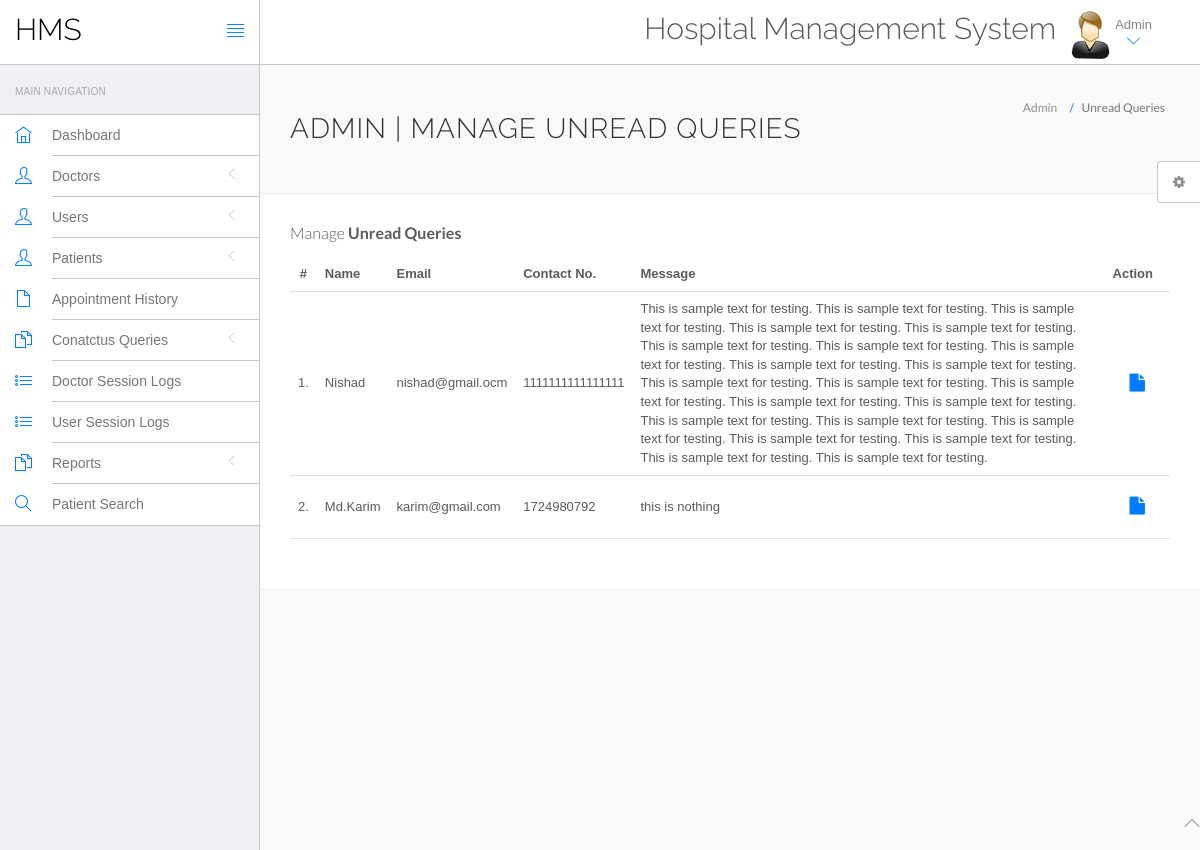
The app's page /hospital/hms/admin/unread-queries.php (signed in) with its own data.
### tables this page shows
CREATE TABLE `tblcontactus` (
  `id` int(11) NOT NULL,
  `fullname` varchar(255) DEFAULT NULL,
  `email` varchar(255) DEFAULT NULL,
  `contactno` bigint(12) DEFAULT NULL,
  `message` mediumtext DEFAULT NULL,
  `PostingDate` timestamp NULL DEFAULT current_timestamp(),
  `AdminRemark` mediumtext DEFAULT NULL,
  `LastupdationDate` timestamp NULL DEFAULT NULL ON UPDATE current_timestamp(),
  `IsRead` int(11) DEFAULT NULL
);

### hospital/hms/admin/unread-queries.php (the view, shortened to what this page needs)
<?php
include('include/config.php');
?>
<!DOCTYPE html>
<html lang="en">
	<head>
		<link rel="stylesheet" href="vendor/bootstrap/css/bootstrap.min.css">
		<link rel="stylesheet" href="vendor/fontawesome/css/font-awesome.min.css">
		<link rel="stylesheet" href="vendor/themify-icons/themify-icons.min.css">
		<link href="vendor/animate.css/animate.min.css" rel="stylesheet" media="screen">
		<link href="vendor/perfect-scrollbar/perfect-scrollbar.min.css" rel="stylesheet" media="screen">
		<link href="vendor/switchery/switchery.min.css" rel="stylesheet" media="screen">
		<link href="vendor/bootstrap-touchspin/jquery.bootstrap-touchspin.min.css" rel="stylesheet" media="screen">
		<link href="vendor/select2/select2.min.css" rel="stylesheet" media="screen">
		<link href="vendor/bootstrap-datepicker/bootstrap-datepicker3.standalone.min.css" rel="stylesheet" media="screen">
		<link href="vendor/bootstrap-timepicker/bootstrap-timepicker.min.css" rel="stylesheet" media="screen">
		<link rel="stylesheet" href="assets/css/styles.css">
		<link rel="stylesheet" href="assets/css/plugins.css">
		<link rel="stylesheet" href="assets/css/themes/theme-1.css" id="skin_color" />
	</head>
	<body>
		<div id="app">
<?php include('include/sidebar.php');?>
			<div class="app-content">
						<?php include('include/header.php');?>
				<div class="main-content" >
					<div class="wrap-content container" id="container">
						<section id="page-title">
							<div class="row">
								<div class="col-sm-8">
									<h1 class="mainTitle">Admin | Manage Unread Queries</h1>
																	</div>
								<ol class="breadcrumb">
									<li>
										<span>Admin</span>
									</li>
									<li class="active">
										<span>Unread Queries</span>
									</li>
								</ol>
							</div>
						</section>
						<div class="container-fluid container-fullw bg-white">
									<div class="row">
								<div class="col-md-12">
									<h5 class="over-title margin-bottom-15">Manage <span class="text-bold">Unread Queries</span></h5>
									<table class="table table-hover" id="sample-table-1">
										<thead>
											<tr>
												<th class="center">#</th>
												<th>Name</th>
												<th class="hidden-xs">Email</th>
												<th>Contact No. </th>
												<th>Message </th>
												<th>Action</th>
											</tr>
										</thead>
										<tbody>
<?php
$sql=mysqli_query($con,"select * from tblcontactus where IsRead is null");
$cnt=1;
while($row=mysqli_fetch_array($sql))
{
?>
											<tr>
												<td class="center"><?php echo $cnt;?>.</td>
												<td class="hidden-xs"><?php echo $row['fullname'];?></td>
												<td><?php echo $row['email'];?></td>
												<td><?php echo $row['contactno'];?></td>
												<td><?php echo $row['message'];?></td>
												<td >
												<div class="visible-md visible-lg hidden-sm hidden-xs">
							<a href="query-details.php?id=<?php echo $row['id'];?>" class="btn btn-transparent btn-lg" title="View Details"><i class="fa fa-file"></i></a>
												</div>
												</td>
											</tr>
											<?php
$cnt=$cnt+1;
											 }?>
										</tbody>
									</table>
								</div>
							</div>
								</div>
							</div>
						</div>
					</div>
				</div>
	<?php include('include/footer.php');?>
	<?php include('include/setting.php');?>
	</body>
</html>

### hospital/hms/admin/assets/css/themes/theme-1.css (style rules this page uses)
body { background: #FAFAFA; }

### records on screen
tblcontactus: fullname "Nishad", email "nishad@gmail.ocm", contactno "1111111111111111", message "This is sample text for testing. This is sample text for testing. This is sample text for testing. This is sample text for testing. This is sample text for testing. This is sample text for testing. This is sample text for testing. This is sample text for testing. This is sample text for testing. This is sample text for testing. This is sample text for testing. This is sample text for testing. This is sample text for testing. This is sample text for testing. This is sample text for testing. This is sample text for testing. This is sample text for testing. This is sample text for testing. This is sample text for testing. This is sample text for testing. This is sample text for testing. This…"
tblcontactus: fullname "Md.Karim", email "karim@gmail.com", contactno "1724980792", message "this is nothing"
